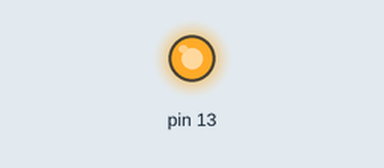
The sketch below on a simulated Arduino Uno, built with avr-gcc and run on an emulated ATmega328P. Parts: output pins drawn as LEDs (lit = HIGH).

Above: at 1.9 s.
At 5.7 s:
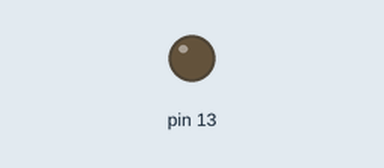
Timing chart, 0 to 10.0 s (numbered marks = the images above):
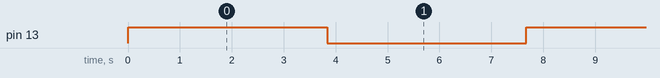

The sketch:

ch04p03.ino
```cpp
void NewDelay(unsigned long mSecondsApx);
//#define MESSAGE_MAX_LEN 80
//char message[MESSAGE_MAX_LEN];

void setup()
{
  unsigned char *portDDRB;

  portDDRB = (unsigned char *) 0x24;

  *portDDRB |= 0x20;

  //Serial.begin(9600);
}

void loop()
{
  unsigned char *portB;

  portB = (unsigned char *) 0x25;

  *portB |= 0x20;
  NewDelay(100);
  *portB &= 0xDF;
  NewDelay(100);
}

void NewDelay(unsigned long mSecondsApx)
{
  volatile unsigned long i;
  char j;
  long k;
  unsigned long endTime = 100 * mSecondsApx;

  for (i = 0; i < endTime; i++)
  {
    j = 10;

    do
    {
      j = j - 1;
      k = i / ((long) j);

      //snprintf(message, MESSAGE_MAX_LEN, "%lu, %lu, %d, %ld\n", endTime, i, j, k);
      //Serial.write(message);

    } while (k > 0);
  }
}
```

Measured:
- by itself, pin 13: alternates HIGH for 3.8 s and LOW for 3.8 s
